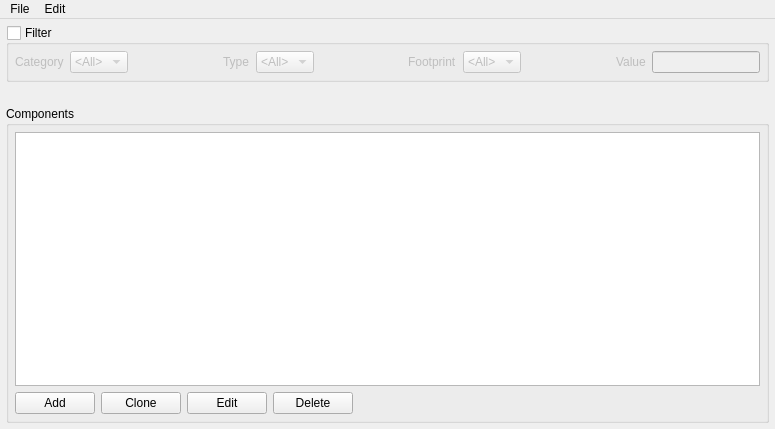
<?xml version="1.0" encoding="UTF-8"?>
<ui version="4.0">
 <class>MainWindow</class>
 <widget class="QMainWindow" name="MainWindow">
  <property name="geometry">
   <rect>
    <x>0</x>
    <y>0</y>
    <width>775</width>
    <height>429</height>
   </rect>
  </property>
  <property name="sizePolicy">
   <sizepolicy hsizetype="Preferred" vsizetype="Preferred">
    <horstretch>0</horstretch>
    <verstretch>0</verstretch>
   </sizepolicy>
  </property>
  <property name="windowTitle">
   <string>compdb</string>
  </property>
  <widget class="QWidget" name="centralWidget">
   <layout class="QVBoxLayout" name="verticalLayout">
    <property name="spacing">
     <number>24</number>
    </property>
    <property name="leftMargin">
     <number>6</number>
    </property>
    <property name="topMargin">
     <number>6</number>
    </property>
    <property name="rightMargin">
     <number>6</number>
    </property>
    <property name="bottomMargin">
     <number>6</number>
    </property>
    <item>
     <widget class="QGroupBox" name="group_filter">
      <property name="focusPolicy">
       <enum>Qt::TabFocus</enum>
      </property>
      <property name="title">
       <string>Filter</string>
      </property>
      <property name="checkable">
       <bool>true</bool>
      </property>
      <property name="checked">
       <bool>false</bool>
      </property>
      <layout class="QHBoxLayout" name="horizontalLayout_3">
       <property name="leftMargin">
        <number>6</number>
       </property>
       <property name="topMargin">
        <number>6</number>
       </property>
       <property name="rightMargin">
        <number>6</number>
       </property>
       <property name="bottomMargin">
        <number>6</number>
       </property>
       <item>
        <widget class="QLabel" name="label_2">
         <property name="text">
          <string>Category</string>
         </property>
        </widget>
       </item>
       <item>
        <widget class="QComboBox" name="cb_category">
         <item>
          <property name="text">
           <string>&lt;All&gt;</string>
          </property>
         </item>
        </widget>
       </item>
       <item>
        <spacer name="horizontalSpacer_3">
         <property name="orientation">
          <enum>Qt::Horizontal</enum>
         </property>
         <property name="sizeHint" stdset="0">
          <size>
           <width>40</width>
           <height>20</height>
          </size>
         </property>
        </spacer>
       </item>
       <item>
        <widget class="QLabel" name="label">
         <property name="text">
          <string>Type</string>
         </property>
        </widget>
       </item>
       <item>
        <widget class="QComboBox" name="cb_type">
         <item>
          <property name="text">
           <string>&lt;All&gt;</string>
          </property>
         </item>
        </widget>
       </item>
       <item>
        <spacer name="horizontalSpacer_4">
         <property name="orientation">
          <enum>Qt::Horizontal</enum>
         </property>
         <property name="sizeHint" stdset="0">
          <size>
           <width>40</width>
           <height>20</height>
          </size>
         </property>
        </spacer>
       </item>
       <item>
        <widget class="QLabel" name="label_3">
         <property name="text">
          <string>Footprint</string>
         </property>
        </widget>
       </item>
       <item>
        <widget class="QComboBox" name="cb_footprint">
         <item>
          <property name="text">
           <string>&lt;All&gt;</string>
          </property>
         </item>
        </widget>
       </item>
       <item>
        <spacer name="horizontalSpacer_5">
         <property name="orientation">
          <enum>Qt::Horizontal</enum>
         </property>
         <property name="sizeHint" stdset="0">
          <size>
           <width>40</width>
           <height>20</height>
          </size>
         </property>
        </spacer>
       </item>
       <item>
        <widget class="QLabel" name="label_4">
         <property name="text">
          <string>Value</string>
         </property>
        </widget>
       </item>
       <item>
        <widget class="QLineEdit" name="le_value"/>
       </item>
      </layout>
      <zorder>le_value</zorder>
      <zorder>label_4</zorder>
      <zorder>cb_type</zorder>
      <zorder>label</zorder>
      <zorder>label_3</zorder>
      <zorder>cb_footprint</zorder>
      <zorder>cb_category</zorder>
      <zorder>label_2</zorder>
      <zorder>horizontalSpacer_3</zorder>
      <zorder>horizontalSpacer_4</zorder>
      <zorder>horizontalSpacer_5</zorder>
     </widget>
    </item>
    <item>
     <widget class="QGroupBox" name="groupBox_2">
      <property name="title">
       <string>Components</string>
      </property>
      <layout class="QVBoxLayout" name="verticalLayout_2">
       <property name="leftMargin">
        <number>6</number>
       </property>
       <property name="topMargin">
        <number>6</number>
       </property>
       <property name="rightMargin">
        <number>6</number>
       </property>
       <property name="bottomMargin">
        <number>6</number>
       </property>
       <item>
        <widget class="QTableView" name="tableView"/>
       </item>
       <item>
        <layout class="QHBoxLayout" name="horizontalLayout_2">
         <property name="spacing">
          <number>-1</number>
         </property>
         <property name="sizeConstraint">
          <enum>QLayout::SetDefaultConstraint</enum>
         </property>
         <property name="topMargin">
          <number>0</number>
         </property>
         <item>
          <widget class="QPushButton" name="pb_add">
           <property name="text">
            <string>Add</string>
           </property>
          </widget>
         </item>
         <item>
          <widget class="QPushButton" name="pb_clone">
           <property name="text">
            <string>Clone</string>
           </property>
          </widget>
         </item>
         <item>
          <widget class="QPushButton" name="pb_edit">
           <property name="text">
            <string>Edit</string>
           </property>
          </widget>
         </item>
         <item>
          <widget class="QPushButton" name="pb_delete">
           <property name="text">
            <string>Delete</string>
           </property>
          </widget>
         </item>
         <item>
          <spacer name="horizontalSpacer_2">
           <property name="orientation">
            <enum>Qt::Horizontal</enum>
           </property>
           <property name="sizeHint" stdset="0">
            <size>
             <width>1</width>
             <height>1</height>
            </size>
           </property>
          </spacer>
         </item>
        </layout>
       </item>
      </layout>
     </widget>
    </item>
   </layout>
  </widget>
  <widget class="QMenuBar" name="menuBar">
   <property name="geometry">
    <rect>
     <x>0</x>
     <y>0</y>
     <width>775</width>
     <height>22</height>
    </rect>
   </property>
   <widget class="QMenu" name="menuFile">
    <property name="windowTitle">
     <string>compdb</string>
    </property>
    <property name="title">
     <string>File</string>
    </property>
    <addaction name="actionOpen"/>
    <addaction name="actionNew_database"/>
   </widget>
   <widget class="QMenu" name="menuEdit">
    <property name="title">
     <string>Edit</string>
    </property>
    <addaction name="actionType"/>
    <addaction name="actionCategory"/>
    <addaction name="actionFootprint"/>
   </widget>
   <addaction name="menuFile"/>
   <addaction name="menuEdit"/>
  </widget>
  <action name="actionOpen">
   <property name="text">
    <string>Open database...</string>
   </property>
   <property name="toolTip">
    <string>Open component database</string>
   </property>
   <property name="shortcut">
    <string>Ctrl+O</string>
   </property>
  </action>
  <action name="actionCategory">
   <property name="text">
    <string>Edit Categories</string>
   </property>
   <property name="toolTip">
    <string>Edit Categories</string>
   </property>
   <property name="shortcut">
    <string>Ctrl+C</string>
   </property>
  </action>
  <action name="actionType">
   <property name="text">
    <string>Edit Types</string>
   </property>
   <property name="toolTip">
    <string>Edit Types</string>
   </property>
   <property name="shortcut">
    <string>Ctrl+T</string>
   </property>
  </action>
  <action name="actionFootprint">
   <property name="text">
    <string>Edit Footprints</string>
   </property>
   <property name="toolTip">
    <string>Edit Footprints</string>
   </property>
   <property name="shortcut">
    <string>Ctrl+F</string>
   </property>
  </action>
  <action name="actionNew_database">
   <property name="text">
    <string>New database...</string>
   </property>
   <property name="shortcut">
    <string>Ctrl+N</string>
   </property>
  </action>
 </widget>
 <layoutdefault spacing="6" margin="11"/>
 <resources/>
 <connections/>
</ui>
